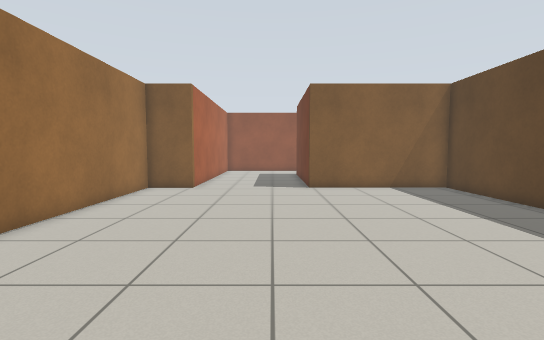
[1] (above)

18 first-person views from a walk through a robot-simulator world made for Gazebo. The camera is 0.94 m above the floor, tilts 4° down and sees 85° across. The floor is counted in squares, 0.5 m on a side. Each view is taken from the middle of a square. On the plan, view 1 faces up. The plan holds only what a view shows up to about 16 squares ahead; the rest is blank. The place goes on beyond the plan.

[2]
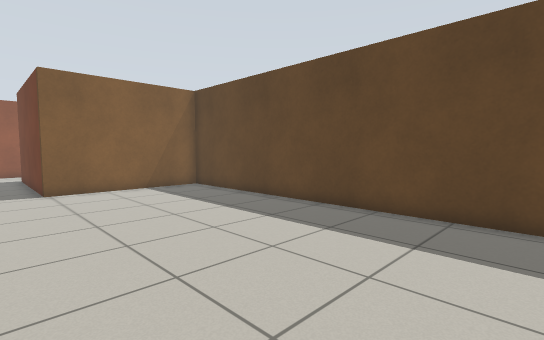

[3]
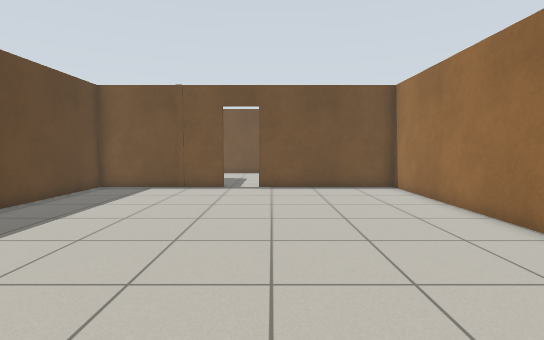

[4]
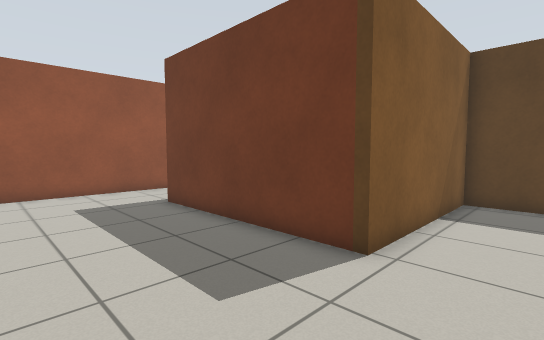

[5]
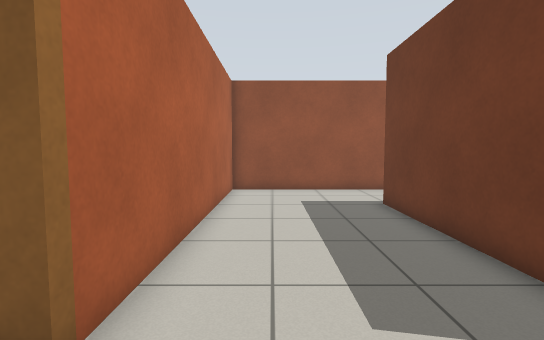

[6]
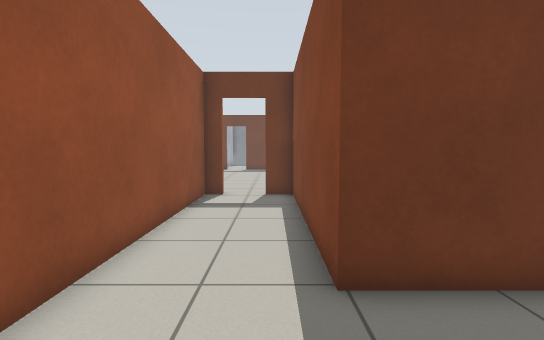

[7]
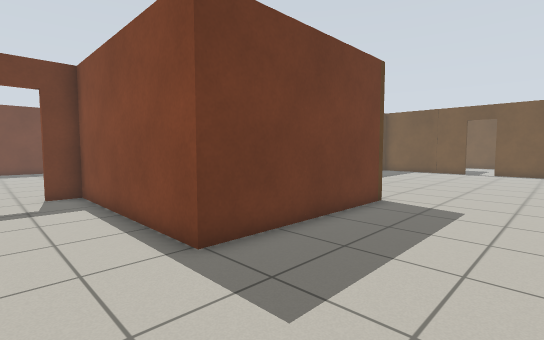

[8]
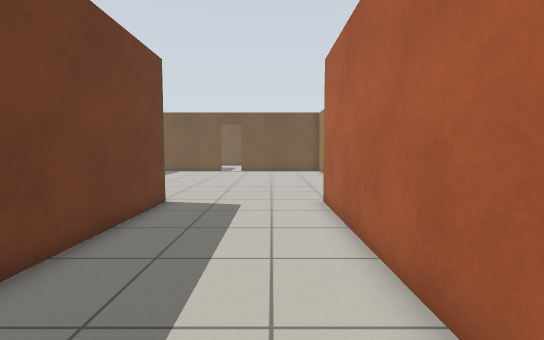

[9]
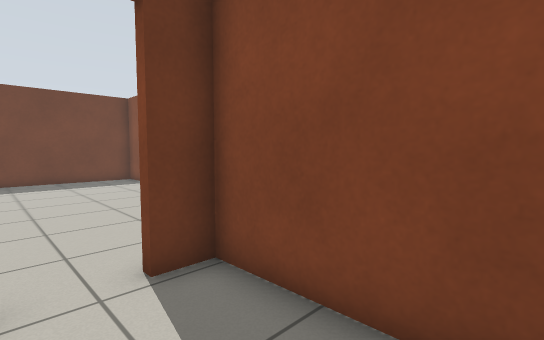

[10]
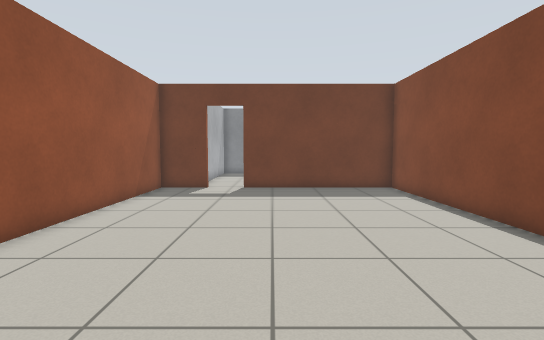

[11]
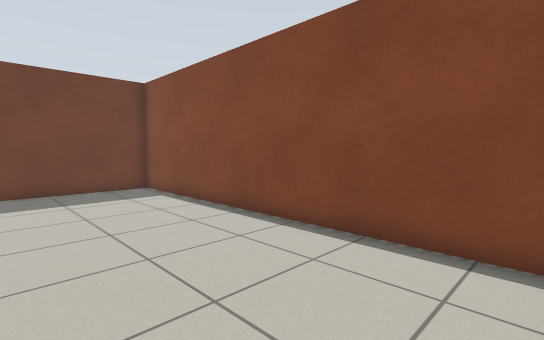

[12]
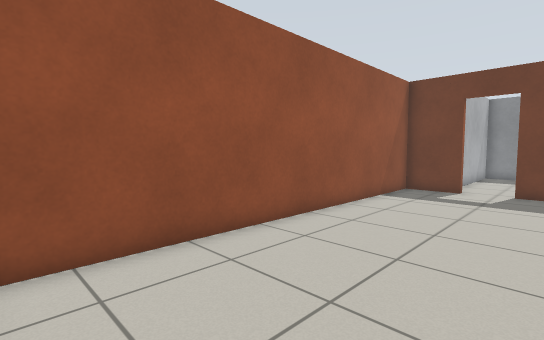

[13]
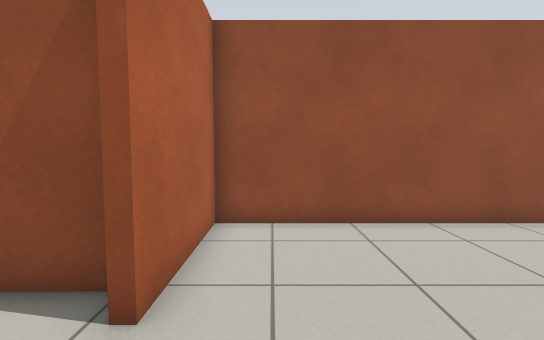

[14]
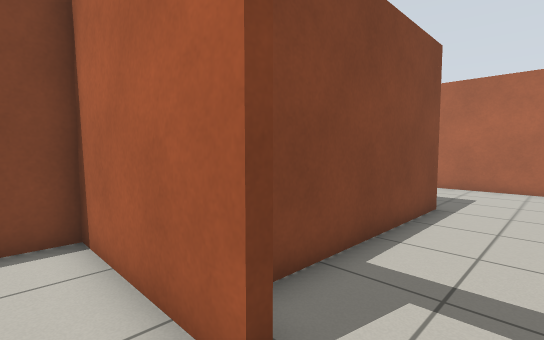

[15]
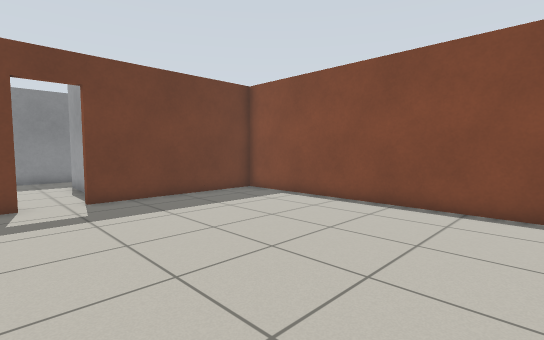

[16]
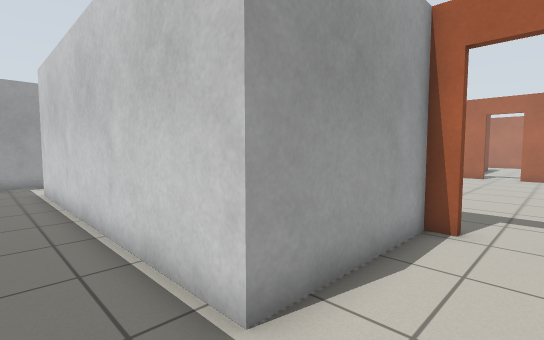

[17]
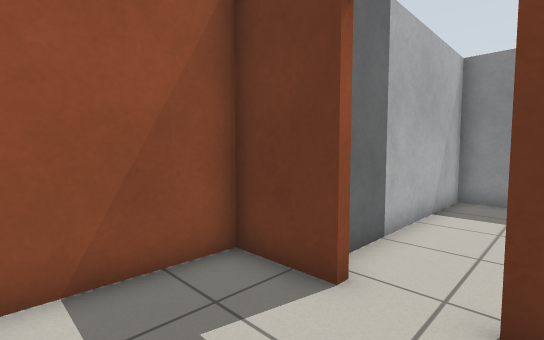

[18]
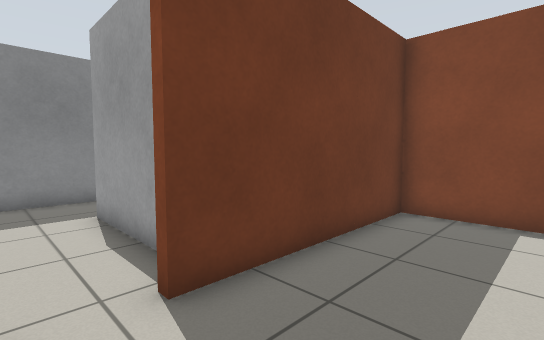

### Floor plan
Points are (right, up) in squares from view 1. A wall is a line through its corners. A room is listed if a view was taken in it or the views show most of it. See-through windows are left out.
Room 1 (views 1, 2, 3, 4, 5, 6, 7, 8, 9)
walls: (2.4, -0.7) (8.5, -0.7) (8.5, 14.4) (1.8, 14.4) (1.8, 22.1) (10.2, 22.1) (10.2, 23.3); (10.2, 25) (10.2, 25.8) (-3.9, 25.8) (-3.9, 14.4) (-6, 14.4) (-6, -0.7) (0.6, -0.7)
ways out: open door at (10, 24.5) to room 2; open door at (1.5, -1)
Room 2 (views 10, 11, 12, 13, 14, 15, 17, 18)
walls: (10.5, 23.3) (10.5, 18.1) (25.4, 18.1) (25.4, 25.5); (25.4, 27.2) (25.4, 29.4) (10.5, 29.4) (10.5, 25)
ways out: open door at (10, 24.5) to room 1; open door at (26, 26.5) to room 3
Room 3 (view 16)
walls: (34, 23.9) (34, 27.7) (26.6, 27.7); (25.7, 24.7) (31.1, 24.7) (31.1, 12); (30.6, 8.9) (32.2, 8.9)
ways out: open door at (26, 26.5) to room 2

Where each view was taken, in squares from view 1:
view 1: 0 up, 0 right, facing up
view 2: 0 up, 0 right, facing up-right
view 3: 14 up, 0 right, facing down
view 4: 12 up, 3 left, facing up-right
view 5: 12 up, 2 left, facing up
view 6: 23 up, 2 left, facing right
view 7: 25 up, 3 left, facing down-right
view 8: 25 up, 2 left, facing down
view 9: 25 up, 6 right, facing down-right
view 10: 24 up, 11 right, facing right
view 11: 24 up, 11 right, facing down-right
view 12: 24 up, 11 right, facing up-right
view 13: 22 up, 12 right, facing up
view 14: 25 up, 12 right, facing down-left
view 15: 28 up, 14 right, facing down-right
view 16: 27 up, 33 right, facing down-left
view 17: 25 up, 22 right, facing up-right
view 18: 27 up, 22 right, facing down-right
